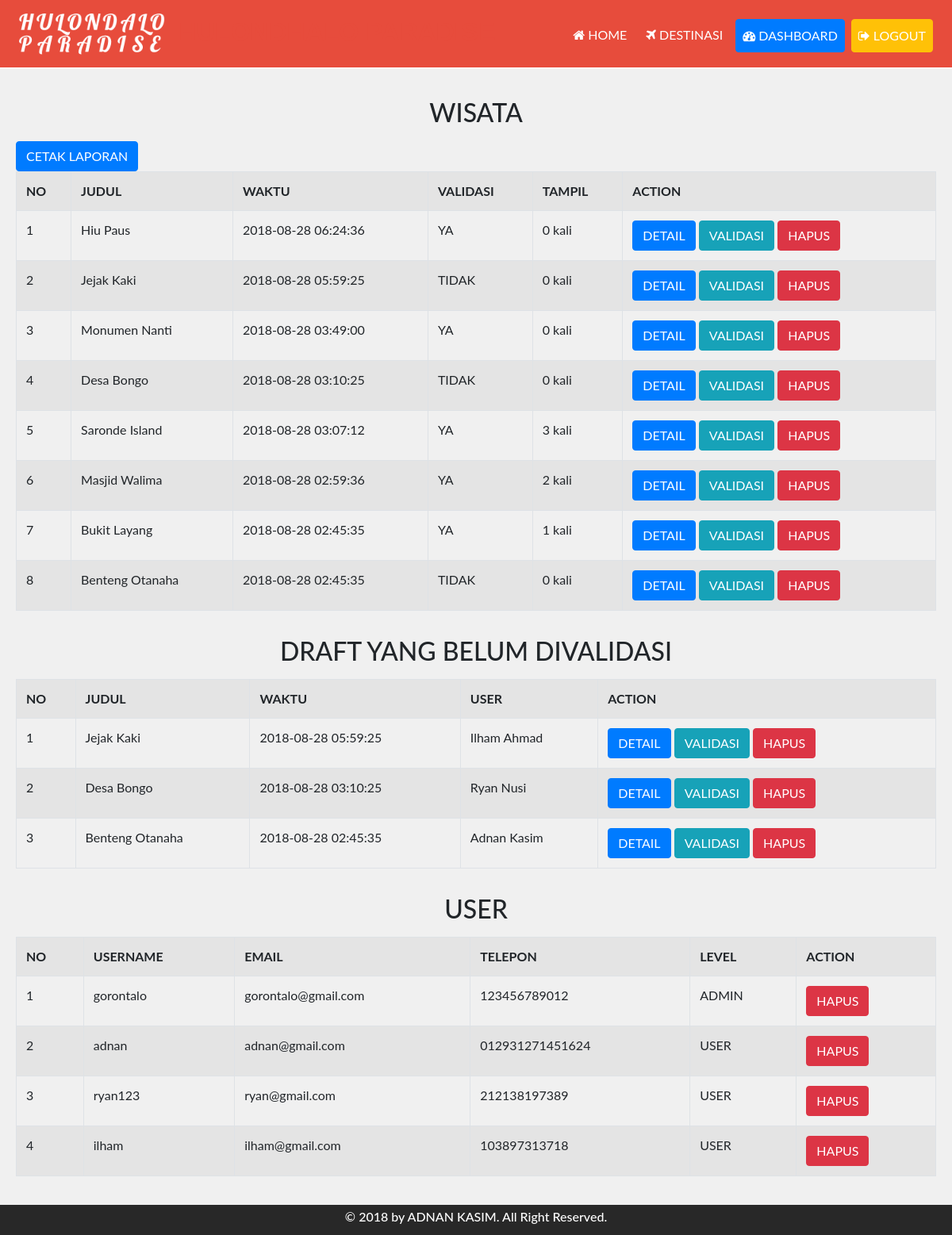
/dashboard.php (signed in), run on the app's committed database.
### tables this page shows
CREATE TABLE `wisata` (
  `id_wisata` tinyint(4) NOT NULL,
  `judul` varchar(255) NOT NULL,
  `deskripsi` text NOT NULL,
  `waktu` datetime NOT NULL DEFAULT CURRENT_TIMESTAMP,
  `gambar` varchar(255) NOT NULL,
  `tampil` int(10) UNSIGNED NOT NULL,
  `validasi` enum('ya','tidak') NOT NULL DEFAULT 'tidak',
  `id_user` mediumint(9) NOT NULL
);

CREATE TABLE `user` (
  `id_user` mediumint(4) NOT NULL,
  `nama` varchar(100) NOT NULL,
  `email` varchar(100) NOT NULL,
  `telepon` varchar(15) NOT NULL,
  `username` varchar(30) NOT NULL,
  `password` varchar(100) NOT NULL,
  `level` enum('admin','user') NOT NULL DEFAULT 'user'
);

### dashboard.php (the view, shortened to what this page needs)
<?php require('header.php') ?>
 <div class="article-home">
    <div class="flex-md-column flex-sm-column flex-column d-flex  align-items-center">
      <h2 class="mt-3 mb-3 ml-0 mr-0" style="display:inline-block">wisata</h2>
      <div class="table-responsive">
      <table class="table table-striped table-hover table-bordered">
        <a href="print-laporan.php" class="btn btn-primary">CETAK LAPORAN</a>
        <tr>
          <th>NO</th>
          <th>JUDUL</th>
          <th>WAKTU</th>
          <th>VALIDASI</th>
          <th>TAMPIL</th>
          <th>ACTION</th>
        </tr>
        <?php
        $result = $conn->query("select * from wisata order by waktu desc");
          $i = 1;
          while($data = $result->fetch_object()):
      ?>
        <tr>
          <td><?= $i++ ?></td>
          <td><?= $data->judul ?></td>
          <td><?= $data->waktu ?></td>
          <td style="text-transform:uppercase;" >
            <?= $data->validasi ?>
        </td>
          <td><?= $data->tampil ?> kali</td>
          <td>
            <a href="detail-destinasi.php?d=<?= $data->id_wisata ?>" class="btn btn-primary">DETAIL</a>
            <form action="validasi-destinasi.php" method="post" style="display:inline-block">
              <button type="submit" class="btn btn-info">VALIDASI</button>
            </form>
            <form action="hapus-destinasi.php" method="post" style="display:inline-block">
              <button type="submit" class="btn btn-danger">HAPUS</button>
            </form>
          </td>
        </tr>
        <?php
        endwhile;
    ?>
      </table>
    </div>
    <h2 class="mt-3 mb-3 ml-0 mr-0" style="display:inline-block">DRAFT YANG BELUM DIVALIDASI</h2>
      <div class="table-responsive">
      <table class="table table-striped table-hover table-bordered">
        <tr>
          <th>NO</th>
          <th>JUDUL</th>
          <th>WAKTU</th>
          <th>USER</th>
          <th>ACTION</th>
        </tr>
        <?php
        $result = $conn->query("select * from wisata join user on wisata.id_user = user.id_user where validasi = 'tidak' order by waktu desc");
          $i = 1;
          while($data = $result->fetch_object()):
      ?>
        <tr>
          <td><?= $i++ ?></td>
          <td><?= $data->judul ?></td>
          <td><?= $data->waktu ?></td>
          <td>
            <?= $data->nama ?>
        </td>
          <td>
            <a href="detail-destinasi.php?d=<?= $data->id_wisata ?>" class="btn btn-primary">DETAIL</a>
            <form action="validasi-destinasi.php" method="post" style="display:inline-block">
              <button type="submit" class="btn btn-info">VALIDASI</button>
            </form>
            <form action="hapus-destinasi.php" method="post" style="display:inline-block">
              <button type="submit" class="btn btn-danger">HAPUS</button>
            </form>
          </td>
        </tr>
        <?php
        endwhile;
    ?>
      </table>
    </div>
      <h2 class="mt-3 mb-3 ml-0 mr-0">User </h2>
      <div class="table-responsive">
        <table class="table table-striped table-hover table-bordered">
          <tr>
            <th>NO</th>
            <th>USERNAME</th>
            <th>EMAIL</th>
            <th>TELEPON</th>
            <th>LEVEL</th>
            <th>ACTION</th>
        </tr>
        <?php
        $result = $conn->query("select * from user");
          $i = 1;
          while($data = $result->fetch_object()):
      ?>
        <tr>
          <td><?= $i++ ?></td>
          <td><?= $data->username ?></td>
          <td><?= $data->email ?></td>
          <td><?= $data->telepon ?></td>
          <td style="text-transform:uppercase"><?= $data->level ?></td>
          <td>
            <form action="hapus-user.php" method="post" style="display:inline-block">
              <button type="submit" class="btn btn-danger">HAPUS</button>
            </form>
          </td>
        </tr>
        <?php
        endwhile;
    ?>
      </table>
    </div>
    </div>
 </div>
<?php require('footer.php') ?>

### header.php (shortened to what this page needs)
<!DOCTYPE html>
<html lang="en">
<head>
    <link rel="stylesheet" href="assets/css/bootstrap.min.css">
    <link rel="stylesheet" href="assets/css/font-awesome.min.css">
    <link rel="stylesheet" href="assets/css/style.css">
</head>
<body>
      <nav class="navbar navbar-expand-lg navbar-light sticky-top">
        <a class="navbar-brand" href="index.php" style="color: #e74c3c;">
        <img src="assets/image/LOGO.png" width="200">
        </a>
  <div class="collapse navbar-collapse justify-content-end text-center" id="navbarSupportedContent">
    <ul class="navbar-nav">
      <li class="nav-item">
        <a class="nav-link mr-2 mt-1" href="index.php" style="color:white"> <i class="fa fa-home" aria-hidden="true"></i> home</a>
      </li>
      <li class="nav-item">
        <a class="nav-link mr-2 mt-1" href="destinasi.php" style="color:white"> <i class="fa fa-plane" aria-hidden="true"></i> destinasi</a>
      </li>
      <?php if(isset($_SESSION["admin"])): ?>
    <li class="nav-item">
        <a class="nav-link btn btn-primary mr-2 mt-1" href="dashboard.php" style="color: white"> <i class="fa fa-dashboard" aria-hidden="true"></i> dashboard</a>
      </li>
      <li class="nav-item">
        <a class="nav-link btn btn-warning mr-2 mt-1" href="keluar.php" style="color: white"> <i class="fa fa-sign-out" aria-hidden="true"></i> logout</a>
      </li>
    <?php else: ?>
    <li class="nav-item">
        <a class="nav-link btn btn-primary mr-2 mt-1" href="dashboard.php" style="color: white"> <i class="fa fa-newspaper-o" aria-hidden="true"></i> posting</a>
      </li>
      <?php endif ?>
    </ul>
  </div>
</nav>

### footer.php
    <footer class="footer">
        <h6 class="text-center">&copy; 2018 by ADNAN KASIM. All Right Reserved.</h6>
    </footer>
</body>
</html>

### assets/css/style.css (style rules this page uses)
* { font-family: 'Lato',sans-serif; }
a { color: inherit; }
body { background-color: #e74c3c; }
nav.navbar { background-color: #e74c3c; border-bottom: white 2px solid; text-transform: uppercase; }
.navbar-brand { font-size: 2em; font-weight: bold; font-family: 'Ubuntu', sans-serif; }
.about-home h2, .article-home h2 { text-transform: uppercase; font-size: 2em; margin: 25px; }
.article-home { padding: 20px; background-color: #f0f0f0; }
footer { background-color: #282828; color: white; padding: 5px; }

### data on the page
wisata: judul "Hiu Paus", waktu "2018-08-28 06:24:36", validasi "YA", tampil "0"
wisata: judul "Jejak Kaki", waktu "2018-08-28 05:59:25", validasi "TIDAK", tampil "0", id_user.nama "Ilham Ahmad"
wisata: judul "Monumen Nanti", waktu "2018-08-28 03:49:00", validasi "YA", tampil "0"
wisata: judul "Desa Bongo", waktu "2018-08-28 03:10:25", validasi "TIDAK", tampil "0", id_user.nama "Ryan Nusi"
wisata: judul "Saronde Island", waktu "2018-08-28 03:07:12", validasi "YA", tampil "3"
wisata: judul "Masjid Walima", waktu "2018-08-28 02:59:36", validasi "YA", tampil "2"
wisata: judul "Bukit Layang", waktu "2018-08-28 02:45:35", validasi "YA", tampil "1"
wisata: judul "Benteng Otanaha", waktu "2018-08-28 02:45:35", validasi "TIDAK", tampil "0", id_user.nama "Adnan Kasim"
user: username "gorontalo", email "gorontalo@gmail.com", telepon "123456789012", level "ADMIN"
user: username "adnan", email "adnan@gmail.com", telepon "012931271451624", level "USER"
user: username "ryan123", email "ryan@gmail.com", telepon "212138197389", level "USER"
user: username "ilham", email "ilham@gmail.com", telepon "103897313718", level "USER"
